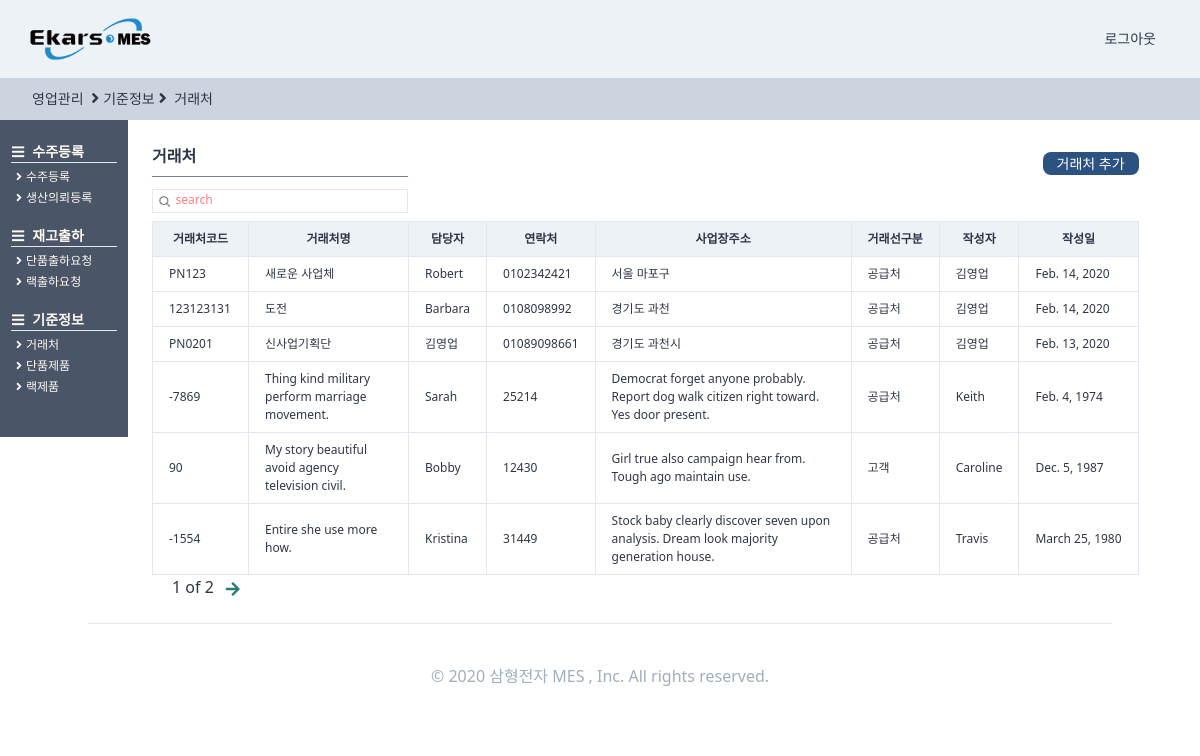
Before: /standardinformaiton/partner/ (signed in) with the older database file.
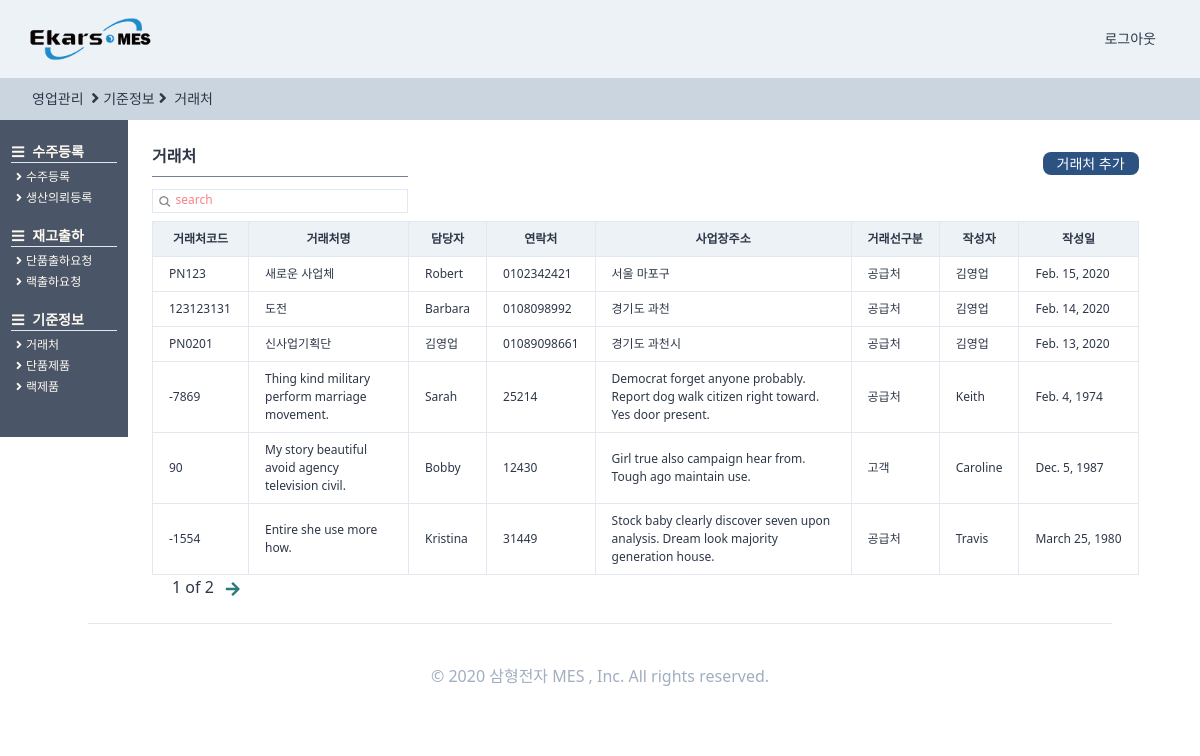
After: the same page with the newer database file.
### StandardInformation/models.py (models this page shows, shortened)
class Partner(TimeStampedModel):
    고객 = "고객"
    대리점 = "대리점"
    공급처 = "공급처"
    거래처_CHOICES = (
        (고객, "고객"),
        (대리점, "대리점"),
        (공급처, "공급처"),
    )
    작성자 = models.ForeignKey(
        "users.User", related_name="거래처작성자", on_delete=models.SET_NULL, null=True
    )
    작성일 = models.DateField(auto_now=True, auto_now_add=False)
    거래처구분 = models.CharField(choices=거래처_CHOICES, max_length=4, default=공급처)
    거래처코드 = models.CharField(null=True, max_length=20)
    거래처명 = models.CharField(max_length=50, null=True)
    사업자등록번호 = models.CharField(max_length=50, null=True)
    담당자 = models.ForeignKey(
        "users.User", related_name="거래처담당자", on_delete=models.SET_NULL, null=True
    )
    연락처 = models.CharField(max_length=50, blank=True)
    이메일 = models.EmailField(max_length=254)
    사업장주소 = models.CharField(max_length=90, blank=True, null=True)
    사업자등록증첨부 = models.FileField(blank=True, null=True, upload_to="partnerregister")
    특이사항 = models.TextField(blank=True, null=True)
    사용여부 = models.BooleanField(default=False)
    class Meta:
        verbose_name = "거래처"
        verbose_name_plural = "거래처"

### users/models.py (models this page shows)
class User(AbstractUser,TimeStampedModel):
    부서 = models.ForeignKey(
        "Part", related_name="user", on_delete=models.CASCADE, null=True
    )
    class Meta:
        verbose_name = "사용자"
        verbose_name_plural = "사용자"
    def __str__(self):
        return self.first_name

### StandardInformation/views.py (the view, shortened to what this page needs)
# urls.py: path("partner/", views.PartnerView.as_view(), name="partner"),
class PartnerView(user_mixins.LoggedInOnlyView, ListView):
    model = models.Partner
    paginate_by = 6
    paginate_orphans = 2
    ordering = "-created"
    context_object_name = "lists"
    template_name = "Standardinformation/partner.html"
    def get_queryset(self):
        search = self.request.GET.get("search")
        if search is None:
            return super().get_queryset()
    def get(self, request, *args, **kwargs):
        self.object_list = self.get_queryset()
        allow_empty = self.get_allow_empty()
        context = self.get_context_data()
        if (self.request.GET.get("search") is None) or (
            self.request.GET.get("search") == ""
        ):
            context["search"] = "search"
            context["s_bool"] = False
        else:
            context["search"] = self.request.GET.get("search")
            context["s_bool"] = True
        return self.render_to_response(context)

### templates/Standardinformation/partner.html (shortened to what this page needs)
{%extends "orders/ordershome.html"%}
{% load static%}
{%block head_title%}
</a><i class="fas fa-angle-right mx-1 text-base"></i>기준정보<i class="fas fa-angle-right text-base mx-1"></i>
거래처
{%endblock head_title %}
{%block main_contens%}
<div class="w-11/12 h-full ml-32 -mt-6 pt-12 flex flex-row justify-between">
    <div class="p-6 flex flex-col">
        <div class="flex flex-row justify-between">
            <div class="justify-between ">
                <div class=" border-b w-64 mb-3 font-semibold border-gray-600 pb-2">거래처 </div>
            </div>
            <div class="mt-2">
                <a href="{%url "StandardInformation:partner"%}">
                    <div class="btn-link">
                        거래처 추가 </div>
                </a>
            </div>
        </div>
        <div class="w-64 border h-6 mb-2">
            <form method="get" action="{%url "StandardInformation:partner" %}" class="w-full flex ">
                <button class="w-4 h-4 mt-1 ml-1  rounded-xl bg-cover bg-center"
                    style="background-image:url({% static 'img/search.png' %});"></button>
                <input name="search" placeholder={{search}}
                    class="ml-1 w-full border-none search-box text-xs font-medium placeholder-red-400 focus: outline-none" />
            </form>
        </div>
        <div class="w-full rounded text-xs">
            <table class="table-fixed">
                <thead>
                    <tr>
                        <th class="border bg-gray-200 px-4 py-2 w-24">거래처코드</th>
                        <th class="border bg-gray-200 px-4 py-2 w-40">거래처명</th>
                        <th class="border bg-gray-200 px-4 py-2">담당자</th>
                        <th class="border bg-gray-200 px-4 py-2">연락처</th>
                        <th class="border bg-gray-200 px-4 py-2 w-64">사업장주소</th>
                        <th class="border bg-gray-200 px-4 py-2">거래선구분</th>
                        <th class="border bg-gray-200 px-4 py-2">작성자</th>
                        <th class="border bg-gray-200 px-4 py-2">작성일</th>
                    </tr>
                </thead>
                <tbody>
                    {%for list in lists%}
                    <tr>
                        <td class="border px-4 py-2 font-medium hover:text-blue-700 hover:font-bold"><a
                                href="{%url "StandardInformation:partnerdetail" list.pk %}">{{list.거래처코드}}</a></td>
                        <td class="border px-4 py-2">{{list.거래처명}}</td>
                        <td class="border px-4 py-2">{{list.담당자}}</td>
                        <td class="border px-4 py-2">{{list.연락처}}</td>
                        <td class="border px-4 py-2">{{list.사업장주소}}</td>
                        <td class="border px-4 py-2">{{list.거래처구분}}</td>
                        <td class="border px-4 py-2">{{list.작성자}}</td>
                        <td class="border px-4 py-2">{{list.작성일}}</td>
                    </tr>
                    {%endfor%}
                </tbody>
            </table>
            <div class="flex ml-2">
                <span class="mx-3 font-medium  text-base">{{page_obj.number}} of
                    {{page_obj.paginator.num_pages}}</span>
                {% if page_obj.has_next %}
                {%if s_bool%}
                <a href="?search={{search}}&page={{page_obj.next_page_number}}" class="text-teal-700"><i
                        class="fas fa-arrow-right fa-lg mt-2"></i></a>
                {%else%}
                <a href="?page={{page_obj.next_page_number}}" class="text-teal-700"><i
                        class="fas fa-arrow-right fa-lg mt-2"></i></a>
                {% endif %}{% endif %}
            </div>
        </div>
    </div>
</div>
{%endblock main_contens %}

Changed rows visible on the page:
changed Partner "PN123": 작성일 "Feb. 14, 2020" → "Feb. 15, 2020"
